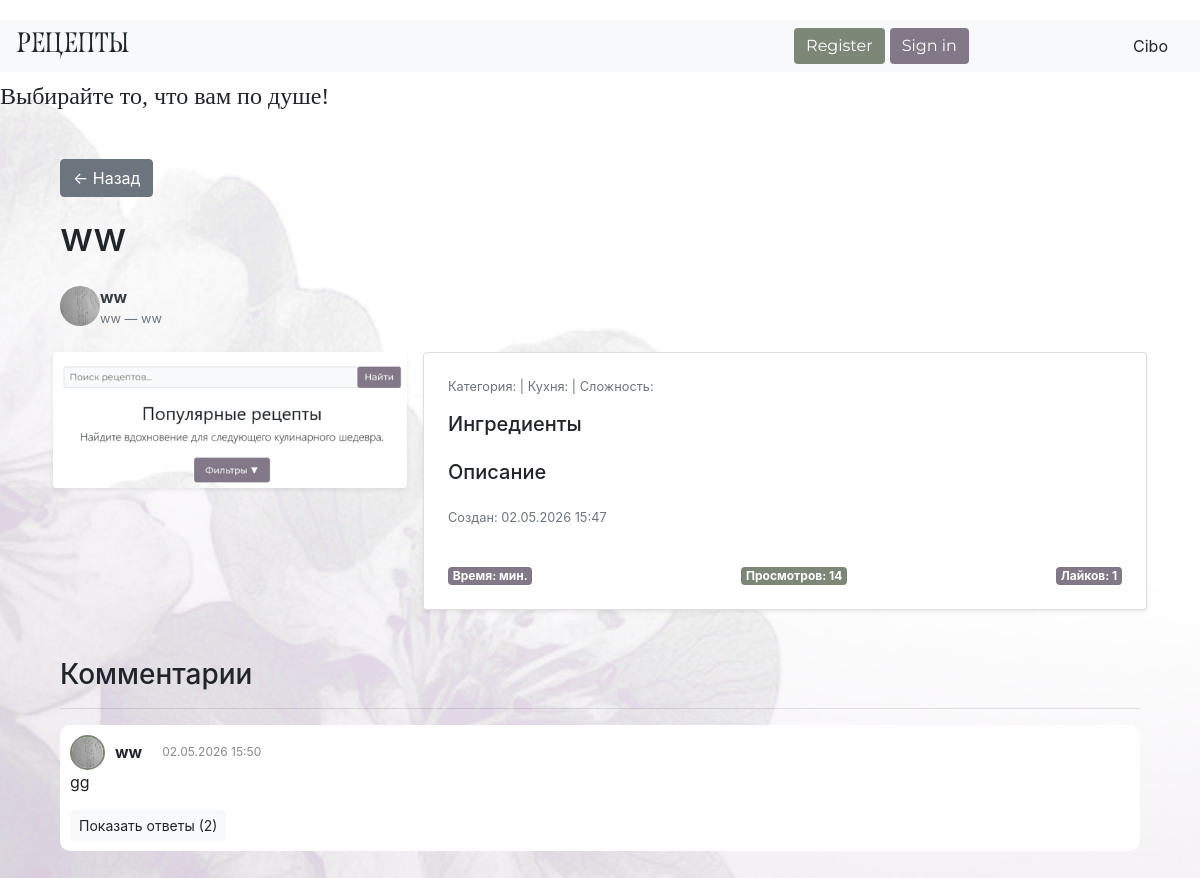
The app's page /recipe/1, older data.
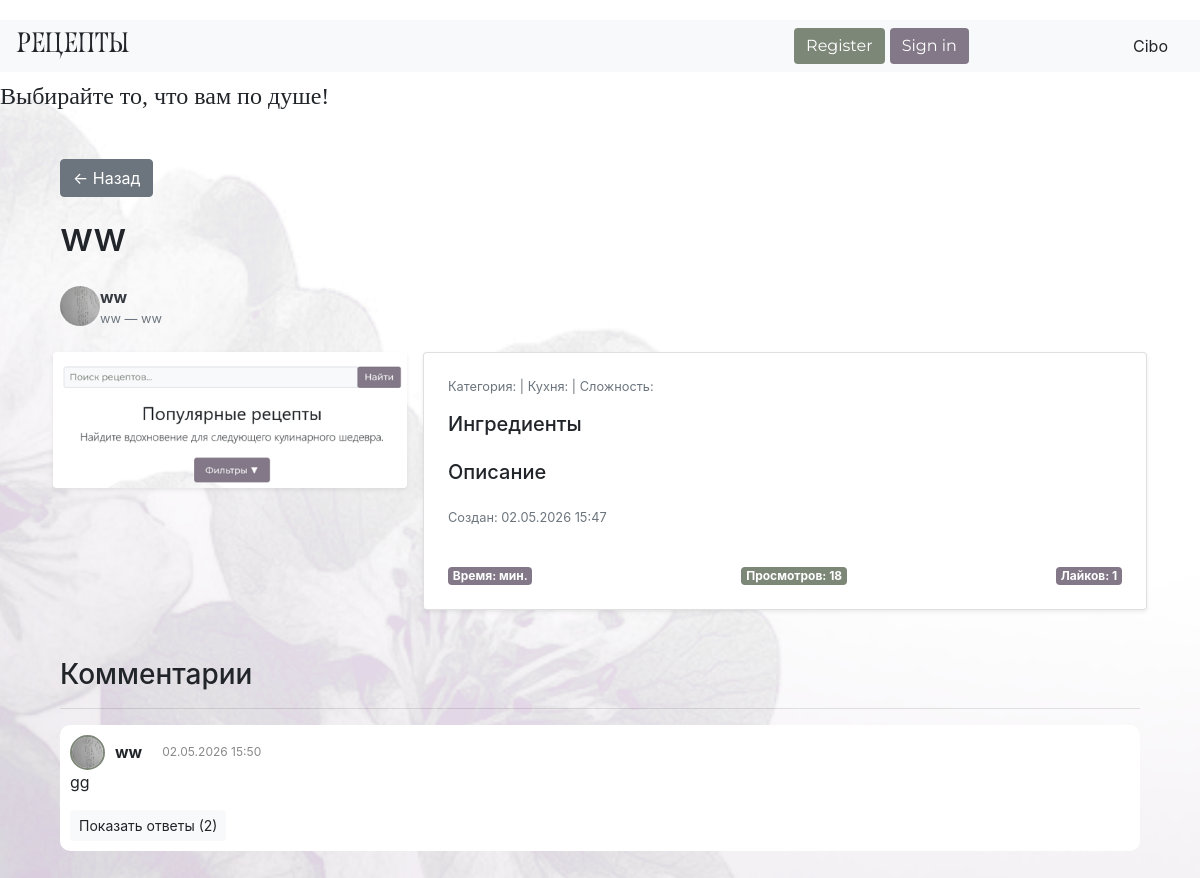
The same page, newer data.
### data/recipes.py (models this page shows)
class Recipe(SqlAlchemyBase):
    __tablename__ = 'recipes'
    id = sa.Column(sa.Integer, primary_key=True, autoincrement=True)
    user_id = sa.Column(sa.Integer, sa.ForeignKey('users.id'))
    created_at = sa.Column(sa.DateTime, default=sa.func.now())
    title = sa.Column(sa.String, nullable=True)
    text = sa.Column(sa.String, nullable=True)
    image = sa.Column(sa.String, nullable=True)
    category = sa.Column(sa.String, nullable=True)
    cuisine = sa.Column(sa.String, nullable=True)
    complexity = sa.Column(sa.Integer, nullable=True)
    ingredients = sa.Column(sa.String, nullable=False)
    cooking_time = sa.Column(sa.Integer, nullable=True)
    type = sa.Column(sa.String, nullable=True)
    likes = sa.Column(sa.Integer, default=0)
    views = sa.Column(sa.Integer, default=0)
    food_intake = sa.Column(sa.String, nullable=True)
    manual = sa.Column(sa.String, nullable=True)
    user = relationship("User", back_populates="recipes")
    comments = relationship("Comment", back_populates="recipe", cascade="all, delete")

### data/user.py (models this page shows, shortened)
class User(SqlAlchemyBase, UserMixin):
    __tablename__ = 'users'
    id = sa.Column(sa.Integer, primary_key=True, autoincrement=True)
    email = sa.Column(sa.String, index=True, unique=True, nullable=False)
    username = sa.Column(sa.String, nullable=True)
    name = sa.Column(sa.String, nullable=True)
    age = sa.Column(sa.Integer, nullable=True)
    description = sa.Column(sa.String, nullable=True)
    hashed_password = sa.Column(sa.String, nullable=True)
    avatar = sa.Column(sa.String, nullable=True)
    subscribers = sa.Column(sa.Integer, default=0)
    created_at = sa.Column(sa.DateTime, default=sa.func.now())
    recipes = relationship("Recipe", back_populates="user")

### data/comments.py (models this page shows)
class Comment(SqlAlchemyBase):
    __tablename__ = 'comments'
    id = sa.Column(sa.Integer, primary_key=True, autoincrement=True)
    user_id = sa.Column(sa.Integer, sa.ForeignKey('users.id'))
    recipe_id = sa.Column(sa.Integer, sa.ForeignKey('recipes.id'))
    text = sa.Column(sa.String, nullable=False)
    parent_id = sa.Column(sa.Integer, sa.ForeignKey('comments.id'), nullable=True)
    created_at = sa.Column(sa.DateTime, default=sa.func.now())
    user = relationship("User")
    recipe = relationship("Recipe", back_populates="comments")
    replies = relationship("Comment", backref=backref('parent', remote_side=[id]), lazy='dynamic')

### main.py (the view)
@app.route('/recipe/<int:recipe_id>')
def recipe_page(recipe_id):
    session = create_session()
    recipe = session.get(Recipe, recipe_id)
    if not recipe:
        return "Рецепт не найден"
    recipe.views += 1
    if current_user.is_authenticated:
        view = View(user_id=current_user.id, recipe_id=recipe_id)
        session.add(view)
    comments = session.query(Comment).filter(Comment.recipe_id == recipe_id).order_by(Comment.created_at).all()
    comment_tree = build_com(comments)
    session.commit()
    return render_template('recipe.html', recipe=recipe, comments_tree=comment_tree)

### data/db_session.py (called while the page is built)
def create_session() -> Session:
    global __factory
    return __factory()

### main.py (called while the page is built)
def build_com(comments):
    n = {}
    for i in comments:
        n[i.id] = {"comment": i, "children": []}
    nn = []
    for i in comments:
        if i.parent_id:
            if i.parent_id in n:
                n[i.parent_id]["children"].append(n[i.id])
        else:
            nn.append(n[i.id])
    return nn

### templates/recipe.html (shortened to what this page needs)
{% extends "base.html" %}
{% block content %}
<div class="container my-5">
    <a href="/" class="btn btn-secondary mb-3">← Назад</a>
    <h1 class="mb-4">{{ recipe.title }}</h1>
    <div class="d-flex align-items-center mb-4">
        <a href="{{ url_for('profile', user_id=recipe.user.id) }}">
            <img src="{{ url_for('static', filename=recipe.user.avatar or 'img/base_av.png') }}"
                 alt="{{ recipe.user.username }}"
                 class="rounded-circle me-3"
                 style="width: 40px; height: 40px; object-fit: cover;">
        </a>
        <div>
            <a href="{{ url_for('profile', user_id=recipe.user.id) }}"
               class="text-decoration-none text-dark">
                <b>{{ recipe.user.username }}</b>
            </a>
            <p class="text-muted small mb-0">
                {{ recipe.user.name }}
                {% if recipe.user.description %}
                    — {{ recipe.user.description }}
                {% endif %}
            </p>
        </div>
    </div>
    <div class="row g-4">
        <div class="col-md-4 text-center">
            <img src="{{ url_for('static', filename=recipe.image) }}"
                 alt="{{ recipe.title }}"
                 class="img-fluid rounded shadow-sm">
        </div>
        <div class="col-md-8">
            <div class="card p-4 shadow-sm">
                <p class="text-muted small mb-3">
                    Категория: <strong>{{ recipe.category }}</strong> |
                    Кухня: <strong>{{ recipe.cuisine }}</strong> |
                    Сложность: <strong>{{ recipe.complexity }}</strong>
                </p>
                <h5>Ингредиенты</h5>
                <h5>Описание</h5>
                <p class="text-muted small">Создан: {{ recipe.created_at.strftime('%d.%m.%Y %H:%M') }}</p>
                <div class="d-flex justify-content-between align-items-center mt-4">
                    <span class="badge" style="background-color: #827887; color: white;">
                        Время: {{ recipe.cooking_time }} мин.
                    </span>
                    <span class="badge" style="background-color: #7d8778; color: white;">
                        Просмотров: {{ recipe.views }}
                    </span>
                    <span class="badge" style="background-color: #827887; color: white;">
                        Лайков: {{ recipe.likes }}
                    </span>
                </div>
            </div>
        </div>
    </div>
    <h3 class="mt-5">Комментарии</h3>
    <hr>
    {% macro render_comment(node, level=0) %}
        {% set comment = node.comment %}
        <div class="comment-box" style="margin-left: {{ level * 20 }}px;">
            <div class="comment-header">
                <img src="{{ url_for('static', filename=comment.user.avatar or 'img/base_av.png') }}"
                     class="comment-avatar">
                <b>{{ comment.user.username }}</b>
                <span class="comment-date">{{ comment.created_at.strftime('%d.%m.%Y %H:%M') }}</span>
            </div>
            <p>{{ comment.text }}</p>
            {% if node.children %}
                <button onclick="toggleReplies({{ comment.id }})"
                        class="btn btn-sm btn-light">
                    Показать ответы ({{ node.children|length }})
                </button>
            {% endif %}
        </div>
    {% endmacro %}
    {% for node in comments_tree %}
        {{ render_comment(node) }}
    {% endfor %}
</div>
{% endblock %}

### templates/base.html (shortened to what this page needs)
<!DOCTYPE html>
<html lang="en">
<head>
    <link rel="stylesheet"
          href="https://stackpath.bootstrapcdn.com/bootstrap/4.4.1/css/bootstrap.min.css"
>
    <link rel="stylesheet" href="{{ url_for('static', filename='css/style.css') }}">
</head>
<body>
<header>
    <nav class="navbar navbar-light bg-light d-flex justify-content-between">
        <h3 class="mb-0 logo-text">Рецепты</h3>
        <div class="d-flex align-items-center">
            {% if current_user.is_authenticated %}
                 <a href="/profile/{{ current_user.id }}" class="d-flex align-items-center user-link">
                     <img src="{{ url_for('static', filename=current_user.avatar or 'img/base_av.png') }}"
                          style="width:40px; height:40px; border-radius:50%; object-fit:cover; margin-right:8px;">
                     <span class="mr-2">
                         {{ current_user.name }}
                     </span>
                 </a>
                 <a href="/logout" class="btn btn-custom-purple">Logout</a>
            {% else %}
                 <a href="/register" class="btn btn-custom-green">Register</a>
                 <a href="/login" class="btn btn-custom-purple">Sign in</a>
            {% endif %}
        </div>
        <span class="mr-3">Cibo</span>
    </nav>
    <h4 class="header h4">Выбирайте то, что вам по душе!</h4>
</header>
<main role="main" class="container">
    {% block content %}{% endblock %}
</main>
</body>
</html>

### static/css/style.css (style rules this page uses)
body { background-image: url('/static/img/fon.png'); background-size: cover; background-repeat: no-repeat; background-position: center; background-attachment: fixed; padding-top: 20px; }
.btn-custom-green { background-color: #7d8778; color: white; border: none; font-family: 'Montserrat', sans-serif; }
.btn-custom-purple { background-color: #827887; color: white; border: none; font-family: 'Montserrat', sans-serif; }
.logo-text { font-family: 'Roshcha', serif !important; }
header h4 { font-family: 'Playfair Display', serif; font-size: 22px; margin-top: 10px; }
.navbar .d-flex.align-items-center { margin-left: 500px; gap: 5px; }
.card { display: flex; flex-direction: column; }
.row > * { padding-right: calc(var(--bs-gutter-x) * 0.5); padding-left: calc(var(--bs-gutter-x) * 0.5); }
.row { --bs-gutter-x: 1rem; --bs-gutter-y: 1rem; }
.comment-header { display: flex; align-items: center; gap: 10px; }
.comment-avatar { width: 35px; height: 35px; border-radius: 50%; object-fit: cover; border: 2px solid #7d8778; }
.comment-box { background: white; padding: 10px; border-radius: 10px; margin-bottom: 10px; }
.comment-date { font-size: 12px; color: #888; margin-left: 10px; }

Row changes from the older to the newer data that the page shows:
changed Recipe "ww": views "14" → "18"
